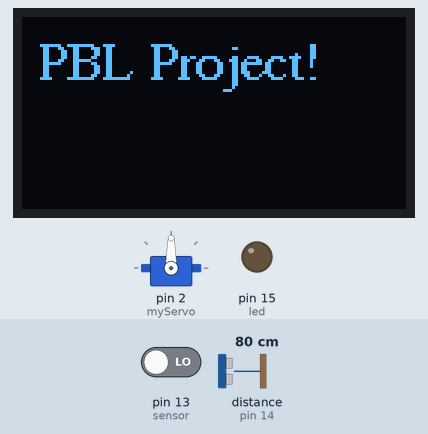
A sketch run on a simulated Arduino Uno, built with avr-gcc and run on an emulated ATmega328P. Parts: servo, 128×64 one-colour display, output pins drawn as LEDs (lit = HIGH). Wiring (inferred from the names in the program): ultrasonic range finder: trigger pin 12; echo pin 14. The inputs (shaded band) are chosen by the test bench; at power-on: distance to the obstacle (sensor on pin 14) 80 cm, pin 13 (sensor) LOW. The echo pulse lasts 58.3 µs per cm; pins used as bus, display or sensor lines are not drawn; what the sketch prints to the serial monitor is not drawn.

Above: at 2.1 s.
At 6.79 s:
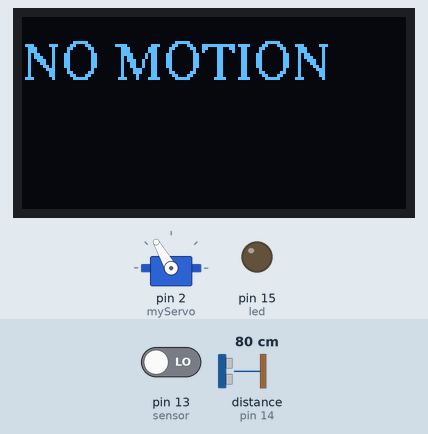
6.8 s: distance to the obstacle (sensor on pin 14) set to 2 cm
At 7.74 s:
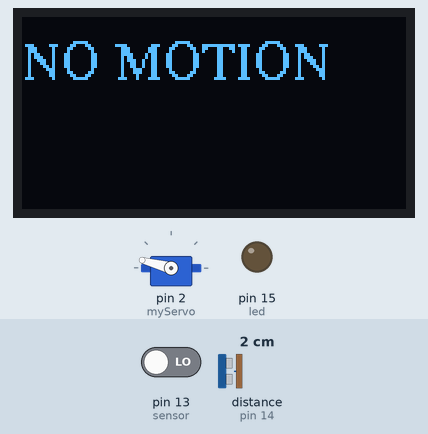
12.4 s: pin 13 (sensor) driven HIGH
At 21.0 s:
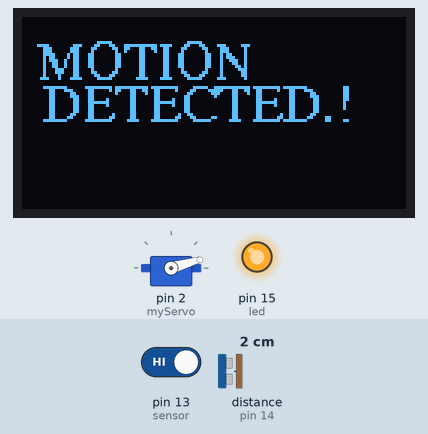
Timing chart, 0 to 31.8 s (numbered marks = the images above; inputs shaded):
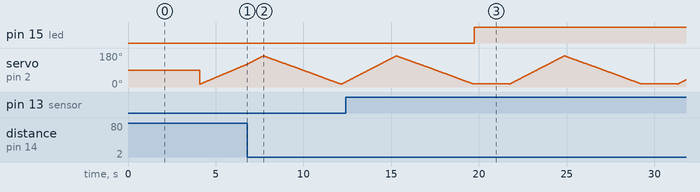

Measured:
- after the input at 12.4 s, pin 15 (led): LOW → HIGH after 7.3 s

The sketch:

PblProjctCode.ino
```cpp
// Code By Athar Sayed
#include <Servo.h>. // Includes the Servo library
#include <Wire.h>   // Includes the OLED's Libraries
#include <Adafruit_GFX.h>
#include <Adafruit_SSD1306.h>
#include <Fonts/FreeSerif9pt7b.h>

#define SCREEN_WIDTH 128 // OLED display width, in pixels
#define SCREEN_HEIGHT 64 // OLED display height, in pixels
int sensor = 13;  // Digital pin D7
int led = 15 ; // Digital pin D8

// Declaration for an SSD1306 display connected to I2C (SDA, SCL pins)
Adafruit_SSD1306 display(SCREEN_WIDTH, SCREEN_HEIGHT, &Wire, -1);

// Defines Trig and Echo pins of the Ultrasonic Sensor
const int trigPin = 12; // D6 pin
const int echoPin = 14; // D5 pin

// Variables for the duration and the distance
long duration;
int distance;
Servo myServo; // Creates a servo object for controlling the servo motor


void setup() {
  pinMode(trigPin, OUTPUT); // Sets the trigPin as an Output
  pinMode(echoPin, INPUT); // Sets the echoPin as an Input
  Serial.begin(9600);
  myServo.attach(2); // Defines on which pin is the servo motor attached D4

  pinMode(sensor, INPUT);   // declare sensor as input
  pinMode(led, OUTPUT); // Led is declared as Output

  if(!display.begin(SSD1306_SWITCHCAPVCC, 0x3C)) {
    Serial.println("SSD1306 allocation failed");
    for(;;);
  }
  delay(2000);

  display.setFont(&FreeSerif9pt7b);
  display.clearDisplay();
  display.setTextSize(1);
  display.setTextColor(WHITE);
  display.setCursor(0,20);
  display.println(" PBL Project!");
  display.display();
  delay(2000);
  display.clearDisplay();

}
void loop() {
  Pir();
  display.clearDisplay();
  // rotates the servo motor from 15 to 165 degrees
  for(int i=15;i<=165;i++){
  myServo.write(i);
  delay(20);
  distance = calculateDistance();// Calls a function for calculating the distance measured by the Ultrasonic sensor for each degree

  Serial.print(i); // Sends the current degree into the Serial Port
  Serial.print(","); // Sends addition character right next to the previous value needed later in the Processing IDE for indexing
  Serial.print(distance); // Sends the distance value into the Serial Port
  Serial.print("."); // Sends addition character right next to the previous value needed later in the Processing IDE for indexing
  }
  // Repeats the previous lines from 165 to 15 degrees
  for(int i=165;i>15;i--){
  myServo.write(i);
  delay(20);
  distance = calculateDistance();
  Serial.print(i);
  Serial.print(" degree ,Distance:  ");
  Serial.print(distance);
  Serial.println(" cm");
  }
}

// Function for calculating the distance measured by the Ultrasonic sensor
int calculateDistance(){

  digitalWrite(trigPin, LOW);
  delayMicroseconds(2);
  // Sets the trigPin on HIGH state for 10 micro seconds
  digitalWrite(trigPin, HIGH);
  delayMicroseconds(10);
  digitalWrite(trigPin, LOW);
  duration = pulseIn(echoPin, HIGH); // Reads the echoPin, returns the sound wave travel time in microseconds
  distance= duration*0.034/2;
  return distance;
}

 void Pir(void)
{
 long state = digitalRead(sensor);
    if(state == HIGH) {
   display.setTextSize(1);
   display.setCursor(0,20);
   display.print(" MOTION ");
   display.setCursor(2,34);
   display.print(" DETECTED.! ");
   display.display();
   digitalWrite(led, HIGH);
   delay(2000);
  }

  else
  {
    display.setTextSize(1);
    display.setCursor(0,20);
    display.print("NO MOTION ");
    display.display();
     digitalWrite(led, LOW);
  }
}
```
